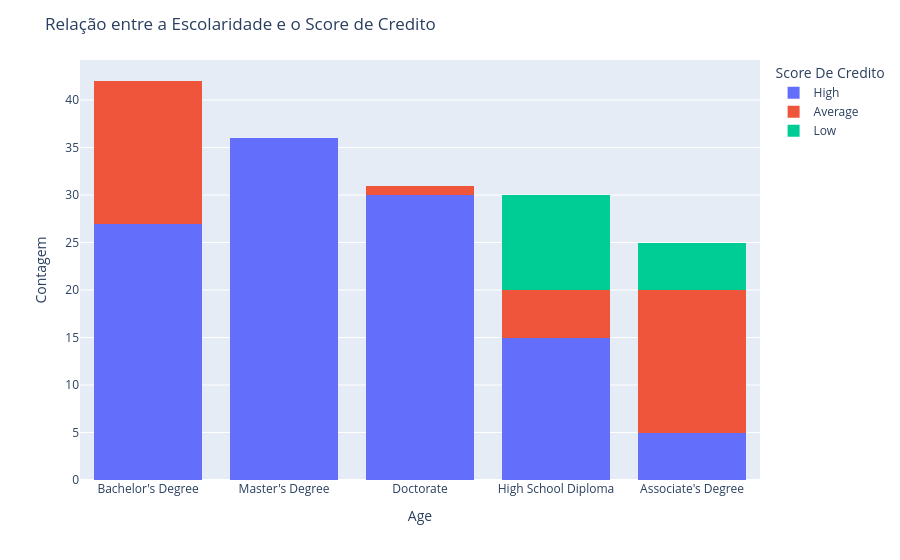

Write notebook code for a chart like this one.
### Markdown cell above
### Existe uma relação sim entre o estado civil e a idade mostrando a maioria das pessoas mais velhas como casadas

### Code cell
# b) Nivel de Escolaridade e Score de Credito
fig = px.histogram(df, x='Education', color='Credit Score', barmode='stack')

fig.update_layout(title='Relação entre a Escolaridade e o Score de Credito',
                  xaxis_title='Age',
                  yaxis_title='Contagem',
                  legend_title='Score De Credito')

fig.show()

### Figure 1 — Plotly figure (JSON) as saved in the notebook; plotly's stock layout.template omitted (floating-point values rounded to 4 significant figures)
{"data": [{"bingroup": "x", "hovertemplate": "Credit Score=High<br>Education=%{x}<br>count=%{y}<extra></extra>", "legendgroup": "High", "marker": {"color": "#636efa", "pattern": {"shape": ""}}, "name": "High", "orientation": "v", "showlegend": true, "type": "histogram", "x": ["Bachelor's Degree", "Master's Degree", "Doctorate", "High School Diploma", "Bachelor's Degree", "Master's Degree", "Master's Degree", "Doctorate", "High School Diploma", "Bachelor's Degree", "Bachelor's Degree", "Master's Degree", "Doctorate", "High School Diploma", "Bachelor's Degree", "Master's Degree", "Doctorate", "Associate's Degree", "Bachelor's Degree", "Master's Degree", "Doctorate", "Master's Degree", "Doctorate", "High School Diploma", "Bachelor's Degree", "Master's Degree", "Master's Degree", "Doctorate", "High School Diploma", "Bachelor's Degree", "Bachelor's Degree", "Master's Degree", "Doctorate", "High School Diploma", "Bachelor's Degree", "Master's Degree", "Doctorate", "Associate's Degree", "Bachelor's Degree", "Master's Degree", "Doctorate", "Master's Degree", "Doctorate", "Master's Degree", "Doctorate", "High School Diploma", "Bachelor's Degree", "Master's Degree", "Master's Degree", "Doctorate", "High School Diploma", "Bachelor's Degree", "Bachelor's Degree", "Master's Degree", "Doctorate", "High School Diploma", "Bachelor's Degree", "Master's Degree", "Doctorate", "Associate's Degree", "Bachelor's Degree", "Master's Degree", "Doctorate", "Master's Degree", "Doctorate", "Master's Degree", "Doctorate", "High School Diploma", "Bachelor's Degree", "Master's Degree", "Master's Degree", "Doctorate", "High School Diploma", "Bachelor's Degree", "Bachelor's Degree", "Master's Degree", "Doctorate", "High School Diploma", "Bachelor's Degree", "Master's Degree", "Doctorate", "Associate's Degree", "Bachelor's Degree", "Master's Degree", "Doctorate", "Master's Degree", "Doctorate", "Master's Degree", "Doctorate", "Master's Degree", "Doctorate", "Master's Degree", "Bachelor's Degree", "Master's Degree", "Doctorate", "High School Diploma", "Bachelor's Degree", "Master's Degree", "Master's Degree", "Doctorate", "High School Diploma", "Bachelor's Degree", "Bachelor's Degree", "Master's Degree", "Doctorate", "High School Diploma", "Bachelor's Degree", "Master's Degree", "Doctorate", "Associate's Degree", "Bachelor's Degree", "Master's Degree", "Doctorate"], "xaxis": "x", "yaxis": "y"}, {"bingroup": "x", "hovertemplate": "Credit Score=Average<br>Education=%{x}<br>count=%{y}<extra></extra>", "legendgroup": "Average", "marker": {"color": "#EF553B", "pattern": {"shape": ""}}, "name": "Average", "orientation": "v", "showlegend": true, "type": "histogram", "x": ["Associate's Degree", "Bachelor's Degree", "Associate's Degree", "High School Diploma", "Associate's Degree", "Bachelor's Degree", "Associate's Degree", "Bachelor's Degree", "Associate's Degree", "High School Diploma", "Associate's Degree", "Bachelor's Degree", "Bachelor's Degree", "Associate's Degree", "Bachelor's Degree", "Associate's Degree", "High School Diploma", "Associate's Degree", "Bachelor's Degree", "Bachelor's Degree", "Associate's Degree", "Bachelor's Degree", "Associate's Degree", "High School Diploma", "Associate's Degree", "Bachelor's Degree", "Bachelor's Degree", "Bachelor's Degree", "Bachelor's Degree", "Doctorate", "Bachelor's Degree", "Associate's Degree", "Bachelor's Degree", "Associate's Degree", "High School Diploma", "Associate's Degree"], "xaxis": "x", "yaxis": "y"}, {"bingroup": "x", "hovertemplate": "Credit Score=Low<br>Education=%{x}<br>count=%{y}<extra></extra>", "legendgroup": "Low", "marker": {"color": "#00cc96", "pattern": {"shape": ""}}, "name": "Low", "orientation": "v", "showlegend": true, "type": "histogram", "x": ["High School Diploma", "Associate's Degree", "High School Diploma", "High School Diploma", "Associate's Degree", "High School Diploma", "High School Diploma", "Associate's Degree", "High School Diploma", "High School Diploma", "Associate's Degree", "High School Diploma", "High School Diploma", "Associate's Degree", "High School Diploma"], "xaxis": "x", "yaxis": "y"}], "layout": {"barmode": "stack", "legend": {"title": {"text": "Score De Credito"}, "tracegroupgap": 0}, "margin": {"t": 60}, "title": {"text": "Relação entre a Escolaridade e o Score de Credito"}, "xaxis": {"anchor": "y", "domain": [0, 1], "title": {"text": "Age"}}, "yaxis": {"anchor": "x", "domain": [0, 1], "title": {"text": "Contagem"}}}}
